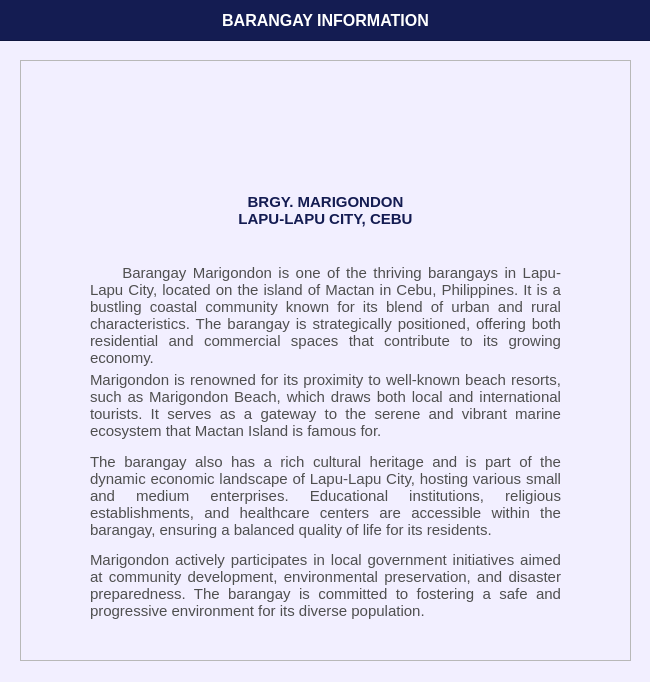
<?xml version="1.0" encoding="UTF-8"?>
<ui version="4.0">
 <class>PopUp_dashboardYourAccount</class>
 <widget class="QDialog" name="PopUp_dashboardYourAccount">
  <property name="geometry">
   <rect>
    <x>0</x>
    <y>0</y>
    <width>650</width>
    <height>682</height>
   </rect>
  </property>
  <property name="sizePolicy">
   <sizepolicy hsizetype="Fixed" vsizetype="Fixed">
    <horstretch>0</horstretch>
    <verstretch>0</verstretch>
   </sizepolicy>
  </property>
  <property name="windowTitle">
   <string>Dialog</string>
  </property>
  <property name="styleSheet">
   <string notr="true">#PopUp_dashboardYourAccount{
	background-color: #f2efff;
}</string>
  </property>
  <widget class="QFrame" name="basePopUpTitleFrame">
   <property name="geometry">
    <rect>
     <x>-10</x>
     <y>-10</y>
     <width>661</width>
     <height>51</height>
    </rect>
   </property>
   <property name="styleSheet">
    <string notr="true">#basePopUpTitleFrame {
	background-color: #141c52;
}</string>
   </property>
   <property name="frameShape">
    <enum>QFrame::Shape::StyledPanel</enum>
   </property>
   <property name="frameShadow">
    <enum>QFrame::Shadow::Raised</enum>
   </property>
   <widget class="QLabel" name="label_titleEmployeeAccount">
    <property name="geometry">
     <rect>
      <x>30</x>
      <y>10</y>
      <width>611</width>
      <height>41</height>
     </rect>
    </property>
    <property name="font">
     <font>
      <family>Arial</family>
      <pointsize>12</pointsize>
      <bold>true</bold>
     </font>
    </property>
    <property name="styleSheet">
     <string notr="true">#label_titleEmployeeAccount {
	background-color: transparent;
	color: #FFFFFF;
}
</string>
    </property>
    <property name="text">
     <string>BARANGAY INFORMATION</string>
    </property>
    <property name="alignment">
     <set>Qt::AlignmentFlag::AlignCenter</set>
    </property>
   </widget>
  </widget>
  <widget class="QFrame" name="barangayinfo_frameBase">
   <property name="geometry">
    <rect>
     <x>20</x>
     <y>60</y>
     <width>611</width>
     <height>601</height>
    </rect>
   </property>
   <property name="styleSheet">
    <string notr="true">#barangayinfo_frameBase{
	background-color: #faf9ff;
}&lt;?xml version=&quot;1.0&quot; encoding=&quot;UTF-8&quot;?&gt;
&lt;ui version=&quot;4.0&quot;&gt;
 &lt;widget name=&quot;__qt_fake_top_level&quot;&gt;
  &lt;widget class=&quot;QLabel&quot; name=&quot;login_imageLogo&quot;&gt;
   &lt;property name=&quot;geometry&quot;&gt;
    &lt;rect&gt;
     &lt;x&gt;80&lt;/x&gt;
     &lt;y&gt;50&lt;/y&gt;
     &lt;width&gt;121&lt;/width&gt;
     &lt;height&gt;121&lt;/height&gt;
    &lt;/rect&gt;
   &lt;/property&gt;
   &lt;property name=&quot;font&quot;&gt;
    &lt;font&gt;
     &lt;family&gt;Arial&lt;/family&gt;
     &lt;pointsize&gt;18&lt;/pointsize&gt;
     &lt;bold&gt;true&lt;/bold&gt;
    &lt;/font&gt;
   &lt;/property&gt;
   &lt;property name=&quot;styleSheet&quot;&gt;
    &lt;string notr=&quot;true&quot;&gt;#login_imageLogo{	
	background-color: transparent;
	color: #ffffff;
}
&lt;/string&gt;
   &lt;/property&gt;
   &lt;property name=&quot;text&quot;&gt;
    &lt;string/&gt;
   &lt;/property&gt;
   &lt;property name=&quot;pixmap&quot;&gt;
    &lt;pixmap&gt;C:/Users/paul/Desktop/CTU 2nd Year - 2nd Semester Files/PC 225L - INFORMATION MANAGEMENT LABORATORY/PROFILING_SYSTEM/Profiling-System/Assets/Images/logo_brgyClear.png&lt;/pixmap&gt;
   &lt;/property&gt;
   &lt;property name=&quot;scaledContents&quot;&gt;
    &lt;bool&gt;true&lt;/bool&gt;
   &lt;/property&gt;
  &lt;/widget&gt;
 &lt;/widget&gt;
 &lt;resources/&gt;
&lt;/ui&gt;
</string>
   </property>
   <property name="frameShape">
    <enum>QFrame::Shape::StyledPanel</enum>
   </property>
   <property name="frameShadow">
    <enum>QFrame::Shadow::Raised</enum>
   </property>
   <widget class="QLabel" name="brgyinfo_imageLogo">
    <property name="geometry">
     <rect>
      <x>260</x>
      <y>20</y>
      <width>91</width>
      <height>91</height>
     </rect>
    </property>
    <property name="font">
     <font>
      <family>Arial</family>
      <pointsize>18</pointsize>
      <bold>true</bold>
     </font>
    </property>
    <property name="styleSheet">
     <string notr="true">#brgyinfo_imageLogo{	
	background-color: transparent;
	color: #ffffff;
}
</string>
    </property>
    <property name="text">
     <string/>
    </property>
    <property name="pixmap">
     <pixmap>../../../Assets/Images/logo_brgyClear.png</pixmap>
    </property>
    <property name="scaledContents">
     <bool>true</bool>
    </property>
   </widget>
   <widget class="QLabel" name="barangayinfo_labelTitle">
    <property name="geometry">
     <rect>
      <x>0</x>
      <y>130</y>
      <width>611</width>
      <height>41</height>
     </rect>
    </property>
    <property name="font">
     <font>
      <family>Arial</family>
      <pointsize>11</pointsize>
      <bold>true</bold>
     </font>
    </property>
    <property name="styleSheet">
     <string notr="true">#barangayinfo_labelTitle {
	background-color: transparent;
	color: rgb(20, 28, 82);
}
</string>
    </property>
    <property name="text">
     <string>&lt;html&gt;&lt;head/&gt;&lt;body&gt;&lt;p&gt;&lt;span style=&quot; font-weight:700;&quot;&gt;BRGY. MARIGONDON&lt;/span&gt;&lt;br/&gt;&lt;span style=&quot; font-weight:700; color:#141c52;&quot;&gt;LAPU-LAPU CITY, CEBU&lt;/span&gt;&lt;/p&gt;&lt;/body&gt;&lt;/html&gt;</string>
    </property>
    <property name="alignment">
     <set>Qt::AlignmentFlag::AlignCenter</set>
    </property>
   </widget>
   <widget class="QLabel" name="barangayinfo_labelDesc">
    <property name="geometry">
     <rect>
      <x>70</x>
      <y>200</y>
      <width>471</width>
      <height>111</height>
     </rect>
    </property>
    <property name="font">
     <font>
      <family>Arial</family>
      <pointsize>11</pointsize>
      <bold>false</bold>
     </font>
    </property>
    <property name="styleSheet">
     <string notr="true">#barangayinfo_labelDesc {
	background-color: transparent;
	color: #4f4f4f;
}
</string>
    </property>
    <property name="text">
     <string>     Barangay Marigondon is one of the thriving barangays in Lapu-Lapu City, located on the island of Mactan in Cebu, Philippines. It is a bustling coastal community known for its blend of urban and rural characteristics. The barangay is strategically positioned, offering both residential and commercial spaces that contribute to its growing economy.</string>
    </property>
    <property name="textFormat">
     <enum>Qt::TextFormat::PlainText</enum>
    </property>
    <property name="alignment">
     <set>Qt::AlignmentFlag::AlignJustify|Qt::AlignmentFlag::AlignVCenter</set>
    </property>
    <property name="wordWrap">
     <bool>true</bool>
    </property>
   </widget>
   <widget class="QLabel" name="barangayinfo_labelDesc2">
    <property name="geometry">
     <rect>
      <x>70</x>
      <y>290</y>
      <width>471</width>
      <height>111</height>
     </rect>
    </property>
    <property name="font">
     <font>
      <family>Arial</family>
      <pointsize>11</pointsize>
      <bold>false</bold>
     </font>
    </property>
    <property name="styleSheet">
     <string notr="true">#barangayinfo_labelDesc2 {
	background-color: transparent;
	color: #4f4f4f;
}
</string>
    </property>
    <property name="text">
     <string>Marigondon is renowned for its proximity to well-known beach resorts, such as Marigondon Beach, which draws both local and international tourists. It serves as a gateway to the serene and vibrant marine ecosystem that Mactan Island is famous for.</string>
    </property>
    <property name="textFormat">
     <enum>Qt::TextFormat::PlainText</enum>
    </property>
    <property name="alignment">
     <set>Qt::AlignmentFlag::AlignJustify|Qt::AlignmentFlag::AlignVCenter</set>
    </property>
    <property name="wordWrap">
     <bool>true</bool>
    </property>
   </widget>
   <widget class="QLabel" name="barangayinfo_labelDesc3">
    <property name="geometry">
     <rect>
      <x>70</x>
      <y>370</y>
      <width>471</width>
      <height>131</height>
     </rect>
    </property>
    <property name="font">
     <font>
      <family>Arial</family>
      <pointsize>11</pointsize>
      <bold>false</bold>
     </font>
    </property>
    <property name="styleSheet">
     <string notr="true">#barangayinfo_labelDesc3 {
	background-color: transparent;
	color: #4f4f4f;
}
</string>
    </property>
    <property name="text">
     <string>The barangay also has a rich cultural heritage and is part of the dynamic economic landscape of Lapu-Lapu City, hosting various small and medium enterprises. Educational institutions, religious establishments, and healthcare centers are accessible within the barangay, ensuring a balanced quality of life for its residents.</string>
    </property>
    <property name="textFormat">
     <enum>Qt::TextFormat::PlainText</enum>
    </property>
    <property name="alignment">
     <set>Qt::AlignmentFlag::AlignJustify|Qt::AlignmentFlag::AlignVCenter</set>
    </property>
    <property name="wordWrap">
     <bool>true</bool>
    </property>
   </widget>
   <widget class="QLabel" name="barangayinfo_labelDesc4">
    <property name="geometry">
     <rect>
      <x>70</x>
      <y>460</y>
      <width>471</width>
      <height>131</height>
     </rect>
    </property>
    <property name="font">
     <font>
      <family>Arial</family>
      <pointsize>11</pointsize>
      <bold>false</bold>
     </font>
    </property>
    <property name="styleSheet">
     <string notr="true">#barangayinfo_labelDesc4 {
	background-color: transparent;
	color: #4f4f4f;
}
</string>
    </property>
    <property name="text">
     <string>Marigondon actively participates in local government initiatives aimed at community development, environmental preservation, and disaster preparedness. The barangay is committed to fostering a safe and progressive environment for its diverse population.</string>
    </property>
    <property name="textFormat">
     <enum>Qt::TextFormat::PlainText</enum>
    </property>
    <property name="alignment">
     <set>Qt::AlignmentFlag::AlignJustify|Qt::AlignmentFlag::AlignVCenter</set>
    </property>
    <property name="wordWrap">
     <bool>true</bool>
    </property>
   </widget>
  </widget>
 </widget>
 <resources/>
 <connections/>
</ui>
